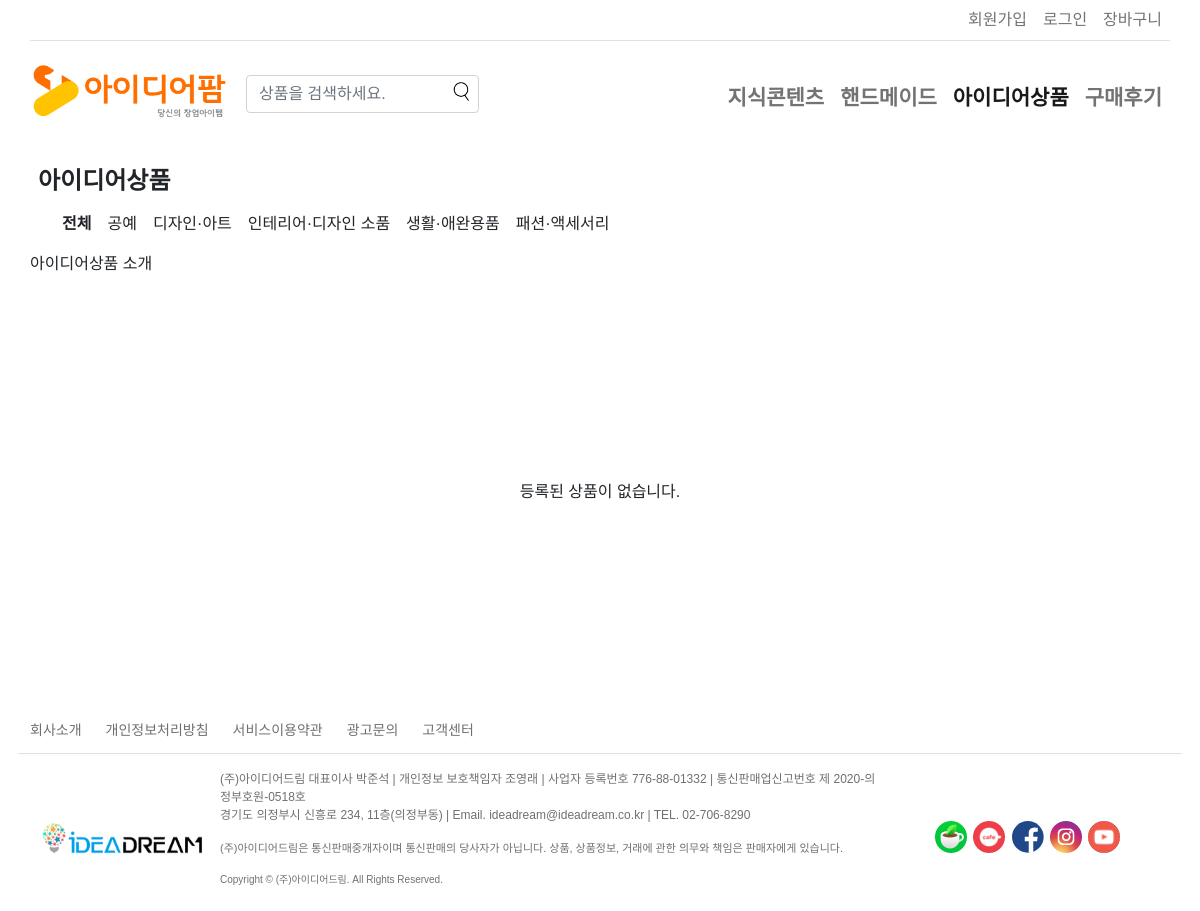
/product/ideaproduct, run on the app's committed database.
### member/models.py (models this page shows, shortened)
class Prod_Categ_big(models.Model): #대분류 정의
    Code=models.CharField(max_length=20, verbose_name='대분류코드', unique=True, db_index=True)
    Name=models.CharField(max_length=50, verbose_name='대분류명', db_index=True)
    Intro=RichTextUploadingField(verbose_name='대분류소개', blank=True,null=True)
    def __str__(self):
        return self.Name
    class Meta:
        verbose_name = "대분류"
        verbose_name_plural = "대분류"

class Prod_Categ_mid(models.Model): #중분류 정의
    Big=models.ForeignKey(Prod_Categ_big,on_delete=models.CASCADE, verbose_name='대분류선택')
    Code=models.CharField(max_length=20, verbose_name='중분류코드', unique=True, db_index=True)
    Name=models.CharField(max_length=50, verbose_name='중분류명', db_index=True)
    Intro=RichTextUploadingField(verbose_name='중분류소개', blank=True,null=True)
    class Meta:
        verbose_name = "중분류"
        verbose_name_plural = "중분류"

### member/views.py (the view, shortened to what this page needs)
# urls.py: path('product/<str:catbig>',views.poductview), #카테고리 및 상품 페이지 이동 라우팅
def poductview(req, catbig,catmid="",catsma="",prodname=""):
    tester=Prod_Categ_big.objects.filter(Code=catbig)
    if tester:
        tester2=Prod_Categ_mid.objects.filter(Code=catmid)
        tester3=Prod_Categ_sma.objects.filter(Code=catsma)
        tester4=Product.objects.filter(Code=prodname)
        if req.session.get('uid'):
            viewuser=User.objects.get(UID=req.session.get('uid'))
        else:
            viewuser=''
        catbig2=Prod_Categ_big.objects.order_by()
        catbig3=Prod_Categ_big.objects.get(Code=catbig)
        catmid2=catbig3.prod_categ_mid_set.all()
        fiterprod=catbig3.product_set.all()
        return render(req,'product.html',{'req':req,'prodbig':catbig3,'userexist':viewuser,'catbig':catbig2,'catmid':catmid2,'prodfiter':fiterprod})
    messages.warning(req, '일치하는 대상이 없습니다. 메인페이지로 돌아갑니다.')
    return redirect('/')

### member/templates/product.html (shortened to what this page needs)
{% load static %}
{% load humanize %}
<!DOCTYPE html>
<html lang="ko">
    {% include 'head.html' %}
    <body>
        <header class="container-md p-0">
            {% include 'tnb.html' %}
            {% include 'gnb.html' %}
        </header>
        <section class="container-lg my-4 px-0" >
            {% if not proddetail %}
            <h4 class="p-2">{{prodbig}}{{prodmid.Big}}{{prodsma.Mid.Big}}</h4>
            <p class="F3 mx-4"><a class="p-2 {% if prodbig %}fw-bold{% endif %}" href="/product/{{prodbig.Code}}{{prodmid.Big.Code}}{{prodsma.Mid.Big.Code}}">전체</a>{% for i in catmid %}<a class="p-2 {% if i == prodmid or i == prodsma.Mid %}fw-bold{% endif %}" href="/product/{{prodbig.Code}}{{prodmid.Big.Code}}{{prodsma.Mid.Big.Code}}/{{i.Code}}">{{i.Name}}</a>{% endfor %}</p>
            {% if prodbig %}{{prodbig.Intro | safe}}{% endif %}{% if prodmid %}{{prodmid.Intro | safe}}{% endif %}{% if prodsma %}{{prodsma.Intro | safe}}{% endif %}
            {% if not prodfiter %}
            <div class="d-flex align-items-center justify-content-center" style="height:50vh;">등록된 상품이 없습니다.</div>
            {% endif %}
            {% endif %}
        </section>
        {% include 'footer.html' %}
    </body>
</html>

### member/templates/gnb.html (shortened to what this page needs)
{% load static %}
            <nav class="navbar navbar-expand-lg navbar-light my-1">
                <div class="container-fluid p-0">
                    <a class="navbar-brand" href="/"><img src="{% static 'farm/아이디어팜_로고.png' %}"></a>
                    <div class="collapse navbar-collapse" id="navbarSupportedContent">
                        <form class="d-flex my-2" action="/search?search=" method="GET" id="form" onsubmit="return search();">
                            <input class="form-control col-xxl-2 mt-2" type="search" name="search" placeholder="상품을 검색하세요." aria-label="Search" id="Serach" required>
                            <button class="btn" type="submit" style="position:relative;right:40px;"><img src="{% static 'magnifying-glass.png' %}" ></button>
                        </form>
                        <ul class="navbar-nav ms-auto my-2 mt-xl-3 mb-xl-0">
                            {% if catbig %}
                                {% for element in catbig %}
                            <li class="nav-item">
                                <strong><a class="nav-link F2 {% if prodbig == element or prodmid.Big == element or prodsma.Mid.Big == element or proddetail.Big == element %}active{% endif %}" href="/product/{{element.Code}}">{{element.Name}}</a></strong>
                            </li>
                                {% endfor %}
                            {% endif %}
                            <li class="nav-item">
                                <strong><a class="nav-link F2" href="/review">구매후기</a></strong>
                            </li>
                        </ul>
                    </div>
                </div>
            </nav>

### member/templates/head.html (style rules this page uses)
body { font-family: "본고딕", "Noto Sans KR", "Noto Sans CJK", "Source Han Sans" ,arial, sans-serif; max-width: 100% ;overflow-x: hidden; }
h1, h2, h3, h4 { font-weight : bold; }
a { text-decoration:none; color:inherit; }
.F2 { font-size:21px; }
.F3 { font-size:16px; }

### data on the page
Prod_Categ_big: Name "지식콘텐츠"
Prod_Categ_big: Name "핸드메이드"
Prod_Categ_big: Name "아이디어상품", Intro "아이디어상품 소개"
Prod_Categ_mid: Name "공예"
Prod_Categ_mid: Name "디자인·아트"
Prod_Categ_mid: Name "인테리어·디자인 소품"
Prod_Categ_mid: Name "생활·애완용품"
Prod_Categ_mid: Name "패션·액세서리"
